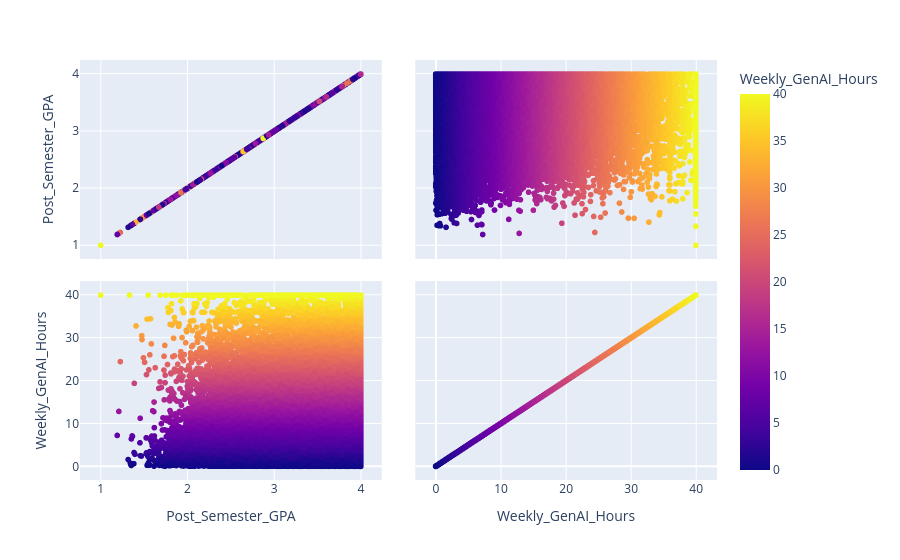

The code cell stored with this chart in its notebook:
### Code cell
# matriz de dispersão 
graph = px.scatter_matrix(df, dimensions = ["Post_Semester_GPA", "Weekly_GenAI_Hours"], color = "Weekly_GenAI_Hours")
graph.show()

### Figure 1 — Plotly figure (JSON) as saved in the notebook; plotly's stock layout.template omitted (floating-point values rounded to 4 significant figures; data arrays with more than 128 entries replaced by an {"elided": "..."} marker saying what was removed)
{"data": [{"dimensions": [{"axis": {"matches": true}, "label": "Post_Semester_GPA", "values": {"elided": "50000 float values"}}, {"axis": {"matches": true}, "label": "Weekly_GenAI_Hours", "values": {"elided": "50000 float values"}}], "hovertemplate": "%{xaxis.title.text}=%{x}<br>%{yaxis.title.text}=%{y}<br>Weekly_GenAI_Hours=%{marker.color}<extra></extra>", "legendgroup": "", "marker": {"color": {"elided": "50000 float values"}, "coloraxis": "coloraxis", "symbol": "circle"}, "name": "", "showlegend": false, "type": "splom"}], "layout": {"coloraxis": {"colorbar": {"title": {"text": "Weekly_GenAI_Hours"}}, "colorscale": [[0, "#0d0887"], [0.1111, "#46039f"], [0.2222, "#7201a8"], [0.3333, "#9c179e"], [0.4444, "#bd3786"], [0.5556, "#d8576b"], [0.6667, "#ed7953"], [0.7778, "#fb9f3a"], [0.8889, "#fdca26"], [1, "#f0f921"]]}, "dragmode": "select", "legend": {"tracegroupgap": 0}, "margin": {"t": 60}}}
